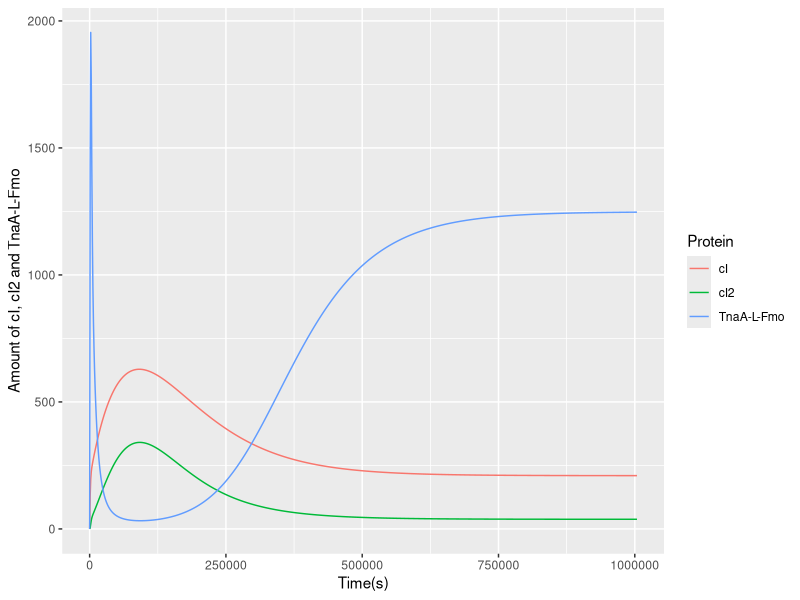
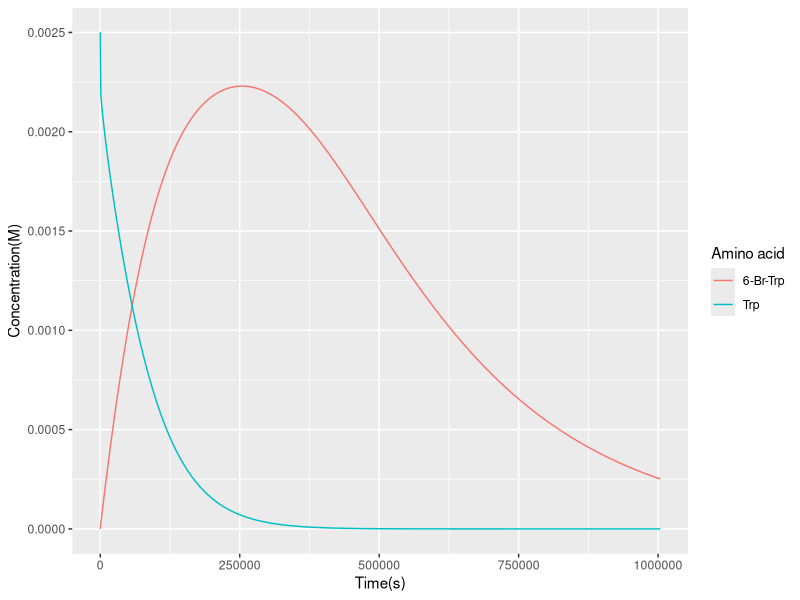
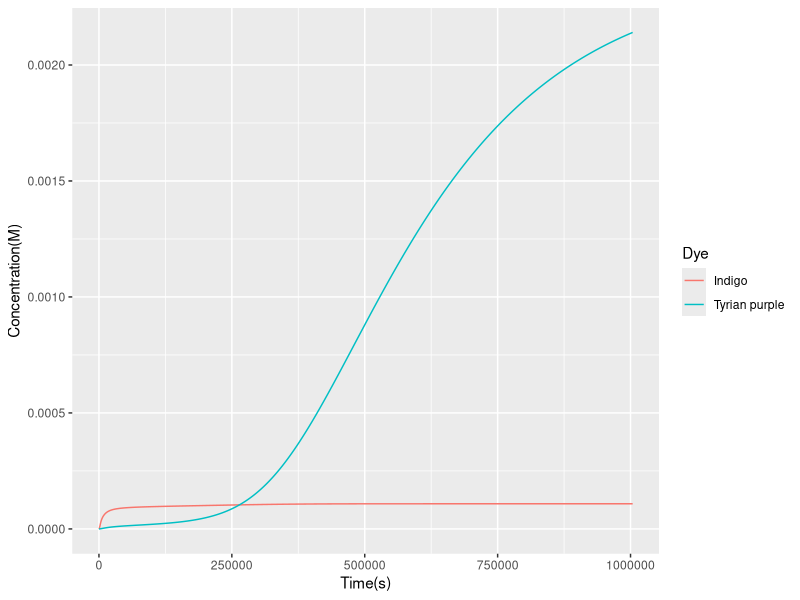
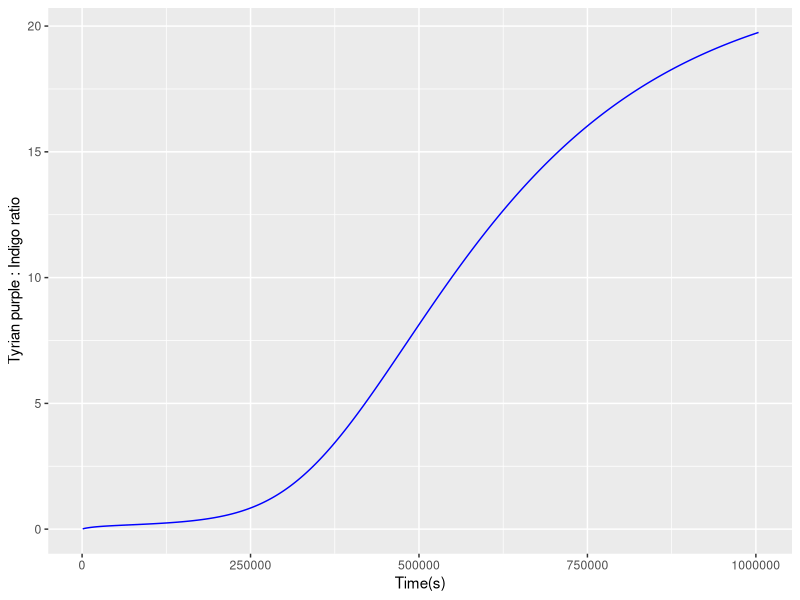

These figures' R source, in order:
install.packages("deSolve") ##Can delete this code after installing "desolve"
library("deSolve")


## MODELING PART
model <- function (t, x, params) {
  RS <- x[1] ##Riboswitch
  RSWoff <- x[2] ##Off-state riboswitch
  RSWon <- x[3] ##On-state riboswitch
  cI <- x[4] ##cI monomers
  cI2 <- x[5] ##cI dimers
  mRNA <- x[6] ##mRNA of tnaA-FL-FMO
  output <- x[7] ##protein of tnaA-FL-FMO
  W <- x[8] ##trp concentration
  diW <- x[9] ##6-Br-trp concentration
  indigo <- x[10] ##Indigo concentration
  dixindigo <- x[11] ##Tyrian purple concentration
  
  
  DNA <- 12 ##Riboswitch plasmid copy number
  DNA2 <- 12 ##tnaA-FL-FMO plasmid copy number
  kTX <- params["kTX"] ##Transcription rate of constitutive promoter
  kDegm <- params["kDegm"] ##mRNA degradation rate 
  k1 <- params["k1"] ##Association rate between trp and riboswitch
  k1r <- params["k1r"] ##Dissociation rate between trp and riboswitch
  kon <- params["kon"] ##Rate of ribosiwtch turning on
  koff <- params["koff"] ##Rate of ribosiwtch turning off  
  kTL <- params["kTL"] ## Translation rate of cI
  kLk <- params["kLk"] ##Leakage translation rate on off-state riboswitch 
  kDegp <- params["kDegp"] ##Protein degradation rate
  k2 <- params["k2"]
  k2r <- params["k2r"]
  kTX2 <- params["kTX2"] ##Transcription rate of pRP when cI is not present at all
  kR <- params["kR"] ##Repression constant of cI repressor 
  n <- params["n"] ##Hill coefficient of cI 
  kTL2<-params["kTL2"] ##Translation rate of tnaA-FL-FMO
  Vmax <- params["Vmax"] ##Vmax of fre-sttH
  Km <- params["Km"]  ##Km of fre-sttH
  kb <- params["kb"] ##Binding constant of cI2 and DNA2
  kbr <- params["kbr"] ##Dissociation constant of cI2 and DNA2
  kcat <- params["kcat"] ##Rate constant of trp-tnaA-FL-FMO complex dissociating to give indigo

  
  #Equations
  dRSdt <- kTX*DNA - kDegm*RS + k1r*RSWoff
  dRSWoffdt <- k1*RS*W - k1r*RSWoff 
  dRSWondt <- kon*RSWoff - koff*RSWon
  dcIdt <- kTL*RSWon + kLk*(RSWoff+RS) - kDegp*cI
  dcI2dt <- k2*cI^2 - kDegp*cI2
  dmRNAdt <- DNA2*kTX2*1/(1+(cI2/kR)^n) - kDegm*mRNA
  doutputdt <- kTL2*mRNA - kDegp*output
  dWdt<- - k1*RS*W + k1r*RSWoff  - (Vmax*W)/(Km + W) - (kcat*W*output)/(0.01 + W)
  ddiWdt <- (Vmax*W)/(Km + W) - (kcat*diW*output)/(0.01 + diW)
  dindigodt <- (kcat*W*output)/(0.01 + W)
  ddixindigodt <- (kcat*diW*output)/(0.01 + diW)
  
  
  dxdt <- c(dRSdt, dRSWoffdt, dRSWondt, dcIdt, dcI2dt, dmRNAdt, doutputdt, dWdt, ddiWdt, dindigodt, ddixindigodt)
  list(dxdt)
}

  #Parameters
params <- c(kTX=0.2229, kDegm=5.5*10^-3, k1=2.16*10^-6, k1r=7.99*10^-3,
            kon=1*10^-1, koff=1*10^-5,  kTL=0.5, kLk=0.0005, kDegp=1.16*10^-3, k2=10^-6, k2r=0.0010,
            kTX2=0.05912, kTL2=0.0213, kR=4*10, n=2, Vmax=7.08778*10^-8, Km=4.060915*10^-3, kb=0.0006, kbr=0.1, kcat=10^-10.5)
xstart<- c(RS=0, RSWoff=0, RSWon=0, cI=0, cI2=0,mRNA=0, output=0, W=2.5*10^-3 , diW=0, indigo=0, dixindigo=0)

times<-seq(from=0, to=1004800, by=1000)
out<-ode(
  func = model,
  y = xstart,
  times = times,
  parms = params
)
out.df <- as.data.frame(out)









## GRAPH PLOTTING PART (ggplot codes)
library(tidyverse)
out.df<-out.df%>%
  mutate('TnaA-L-Fmo' =output)%>%
  mutate('Trp'=W)%>%
  mutate('6-Br-Trp'=diW)%>%
  mutate('Indigo'=indigo)%>%
  mutate('Tyrian purple'=dixindigo)%>%
  mutate('Ratio'=dixindigo/indigo)
library(ggplot2)

library(tidyr)
#1.Protein plot
df <- gather(out.df, key = Protein, value = Amount, 
             c("cI", "cI2", "TnaA-L-Fmo"))

ggplot(df, aes(x=time, y = Amount, group = Protein, colour = Protein)) + 
  geom_line()+
  xlab('Time(s)')+
  ylab('Amount of cI, cI2 and TnaA-L-Fmo')

##Note: remove each individual protein in gather function and 
##in y label to get plot for each individual protein

#2.Amino acid plot
df2 <- gather(out.df, key = measure, value = Concentration, 
              c("Trp", "6-Br-Trp"))

ggplot(df2, aes(x=time, y = Concentration, group = measure, colour = measure)) + 
  geom_line()+
  xlab('Time(s)')+
  ylab('Concentration(M)')+
  labs(color = "Amino acid")

#3.Indigo and Tyrian purple plot
df3 <- gather(out.df, key = measure, value = indigo, 
              c("Indigo", "Tyrian purple"))

ggplot(df3, aes(x=time, y = indigo, group = measure, colour = measure)) + 
  geom_line()+
  xlab('Time(s)')+
  ylab('Concentration(M)')+
  labs(color = "Dye")
#4. Ratio
ggplot(out.df, aes(x=time))+
  geom_line(aes(y=Ratio), col='blue')+
  xlab('Time(s)')+
  ylab('Tyrian purple : Indigo ratio')
